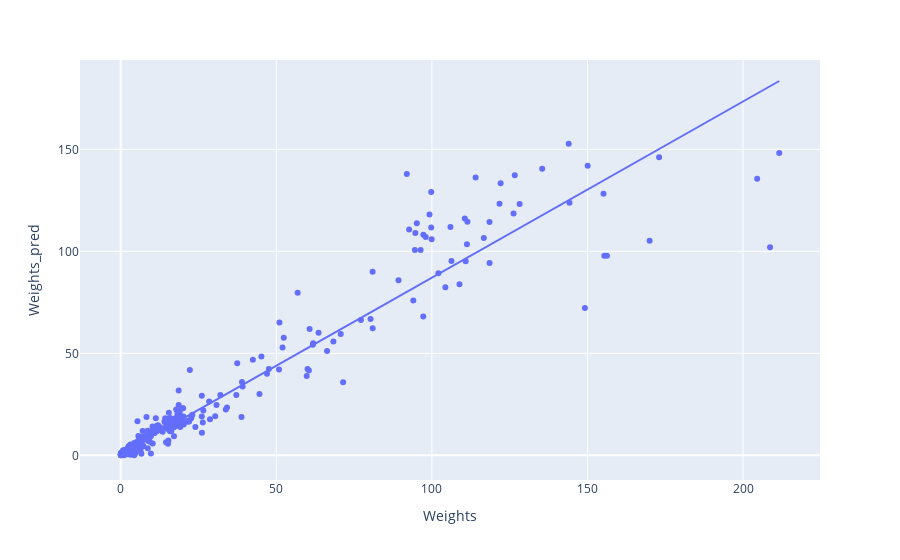

The cell this chart's notebook holds for it:
### Code cell
fig = px.scatter(predictions_plus, x='Weights', y='Weights_pred', trendline='ols', hover_data=['Specimen ID', 'Species_DNA', 'Weights'])
fig.show()

### Figure 1 — Plotly figure (JSON) as saved in the notebook; plotly's stock layout.template omitted (floating-point values rounded to 4 significant figures; data arrays with more than 128 entries replaced by an {"elided": "..."} marker saying what was removed)
{"data": [{"customdata": {"elided": "743x2 str values"}, "hovertemplate": "Weights=%{x}<br>Weights_pred=%{y}<br>Specimen ID=%{customdata[0]}<br>Species_DNA=%{customdata[1]}<extra></extra>", "legendgroup": "", "marker": {"color": "#636efa", "symbol": "circle"}, "mode": "markers", "name": "", "orientation": "v", "showlegend": false, "type": "scatter", "x": {"elided": "743 float values"}, "xaxis": "x", "y": {"elided": "743 float values"}, "yaxis": "y"}, {"hovertemplate": "<b>OLS trendline</b><br>Weights_pred = 0.863458 * Weights + 0.767093<br>R<sup>2</sup>=0.929277<br><br>Weights=%{x}<br>Weights_pred=%{y} <b>(trend)</b><extra></extra>", "legendgroup": "", "marker": {"color": "#636efa", "symbol": "circle"}, "mode": "lines", "name": "", "showlegend": false, "type": "scatter", "x": {"elided": "743 float values"}, "xaxis": "x", "y": {"elided": "743 float values"}, "yaxis": "y"}], "layout": {"legend": {"tracegroupgap": 0}, "margin": {"t": 60}, "xaxis": {"anchor": "y", "domain": [0, 1], "title": {"text": "Weights"}}, "yaxis": {"anchor": "x", "domain": [0, 1], "title": {"text": "Weights_pred"}}}}
